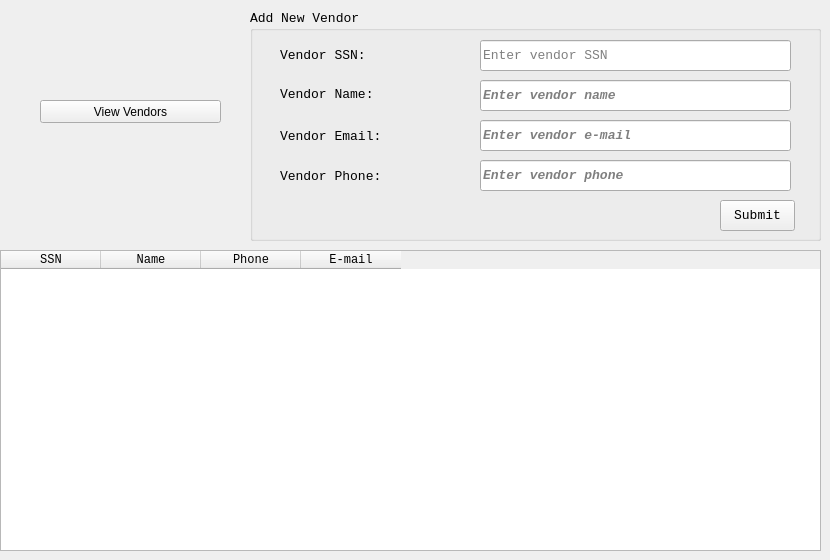
          <widget class="QWidget" name="tab_9">
           <attribute name="title">
            <string>Vendors</string>
           </attribute>
           <widget class="QTableWidget" name="vendor_table">
            <property name="geometry">
             <rect>
              <x>0</x>
              <y>250</y>
              <width>821</width>
              <height>301</height>
             </rect>
            </property>
            <property name="font">
             <font>
              <family>Courier New</family>
             </font>
            </property>
            <column>
             <property name="text">
              <string>SSN</string>
             </property>
             <property name="font">
              <font>
               <family>Courier New</family>
              </font>
             </property>
            </column>
            <column>
             <property name="text">
              <string>Name</string>
             </property>
             <property name="font">
              <font>
               <family>Courier New</family>
              </font>
             </property>
            </column>
            <column>
             <property name="text">
              <string>Phone</string>
             </property>
             <property name="font">
              <font>
               <family>Courier New</family>
              </font>
             </property>
            </column>
            <column>
             <property name="text">
              <string>E-mail</string>
             </property>
             <property name="font">
              <font>
               <family>Courier New</family>
              </font>
             </property>
            </column>
           </widget>
           <widget class="QGroupBox" name="AddVendor">
            <property name="geometry">
             <rect>
              <x>250</x>
              <y>10</y>
              <width>571</width>
              <height>231</height>
             </rect>
            </property>
            <property name="font">
             <font>
              <family>Courier New</family>
              <pointsize>10</pointsize>
             </font>
            </property>
            <property name="title">
             <string>Add New Vendor</string>
            </property>
            <widget class="QLineEdit" name="vendor_ssn">
             <property name="geometry">
              <rect>
               <x>230</x>
               <y>30</y>
               <width>311</width>
               <height>31</height>
              </rect>
             </property>
             <property name="font">
              <font>
               <family>Courier New</family>
               <pointsize>10</pointsize>
               <weight>50</weight>
               <italic>false</italic>
               <bold>false</bold>
              </font>
             </property>
             <property name="placeholderText">
              <string>Enter vendor SSN</string>
             </property>
            </widget>
            <widget class="QLineEdit" name="vendor_name">
             <property name="geometry">
              <rect>
               <x>230</x>
               <y>70</y>
               <width>311</width>
               <height>31</height>
              </rect>
             </property>
             <property name="font">
              <font>
               <family>Courier New</family>
               <pointsize>10</pointsize>
               <weight>75</weight>
               <italic>true</italic>
               <bold>true</bold>
              </font>
             </property>
             <property name="placeholderText">
              <string>Enter vendor name</string>
             </property>
            </widget>
            <widget class="QLineEdit" name="vendor_mail">
             <property name="geometry">
              <rect>
               <x>230</x>
               <y>110</y>
               <width>311</width>
               <height>31</height>
              </rect>
             </property>
             <property name="font">
              <font>
               <family>Courier New</family>
               <pointsize>10</pointsize>
               <weight>75</weight>
               <italic>true</italic>
               <bold>true</bold>
              </font>
             </property>
             <property name="placeholderText">
              <string>Enter vendor e-mail</string>
             </property>
            </widget>
            <widget class="QLineEdit" name="vendor_phone">
             <property name="geometry">
              <rect>
               <x>230</x>
               <y>150</y>
               <width>311</width>
               <height>31</height>
              </rect>
             </property>
             <property name="font">
              <font>
               <family>Courier New</family>
               <pointsize>10</pointsize>
               <weight>75</weight>
               <italic>true</italic>
               <bold>true</bold>
              </font>
             </property>
             <property name="placeholderText">
              <string>Enter vendor phone</string>
             </property>
            </widget>
            <widget class="QPushButton" name="add_vendor_btn">
             <property name="geometry">
              <rect>
               <x>470</x>
               <y>190</y>
               <width>75</width>
               <height>31</height>
              </rect>
             </property>
             <property name="font">
              <font>
               <family>Courier New</family>
               <pointsize>10</pointsize>
              </font>
             </property>
             <property name="text">
              <string>Submit</string>
             </property>
            </widget>
            <widget class="QLabel" name="VendorSSN">
             <property name="geometry">
              <rect>
               <x>30</x>
               <y>37</y>
               <width>121</width>
               <height>16</height>
              </rect>
             </property>
             <property name="text">
              <string>Vendor SSN:</string>
             </property>
            </widget>
            <widget class="QLabel" name="VendorName">
             <property name="geometry">
              <rect>
               <x>30</x>
               <y>76</y>
               <width>121</width>
               <height>16</height>
              </rect>
             </property>
             <property name="text">
              <string>Vendor Name:</string>
             </property>
            </widget>
            <widget class="QLabel" name="VendorEmail">
             <property name="geometry">
              <rect>
               <x>30</x>
               <y>118</y>
               <width>131</width>
               <height>16</height>
              </rect>
             </property>
             <property name="text">
              <string>Vendor Email:</string>
             </property>
            </widget>
            <widget class="QLabel" name="VendorPhone">
             <property name="geometry">
              <rect>
               <x>30</x>
               <y>158</y>
               <width>131</width>
               <height>16</height>
              </rect>
             </property>
             <property name="text">
              <string>Vendor Phone:</string>
             </property>
            </widget>
           </widget>
           <widget class="QPushButton" name="view_vendor_btn">
            <property name="geometry">
             <rect>
              <x>40</x>
              <y>100</y>
              <width>181</width>
              <height>23</height>
             </rect>
            </property>
            <property name="text">
             <string>View Vendors</string>
            </property>
           </widget>
          </widget>
